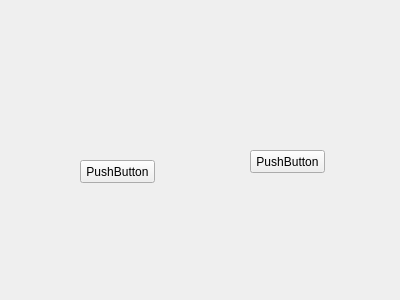
<?xml version="1.0" encoding="UTF-8"?>
<ui version="4.0">
 <class>Widget</class>
 <widget class="QWidget" name="Widget">
  <property name="geometry">
   <rect>
    <x>0</x>
    <y>0</y>
    <width>400</width>
    <height>300</height>
   </rect>
  </property>
  <property name="windowTitle">
   <string>Widget</string>
  </property>
  <widget class="QPushButton" name="pushButton">
   <property name="geometry">
    <rect>
     <x>250</x>
     <y>150</y>
     <width>75</width>
     <height>23</height>
    </rect>
   </property>
   <property name="text">
    <string>PushButton</string>
   </property>
  </widget>
  <widget class="QPushButton" name="pushButton_2">
   <property name="geometry">
    <rect>
     <x>80</x>
     <y>160</y>
     <width>75</width>
     <height>23</height>
    </rect>
   </property>
   <property name="text">
    <string>PushButton</string>
   </property>
  </widget>
 </widget>
 <layoutdefault spacing="6" margin="11"/>
 <resources/>
 <connections/>
</ui>
